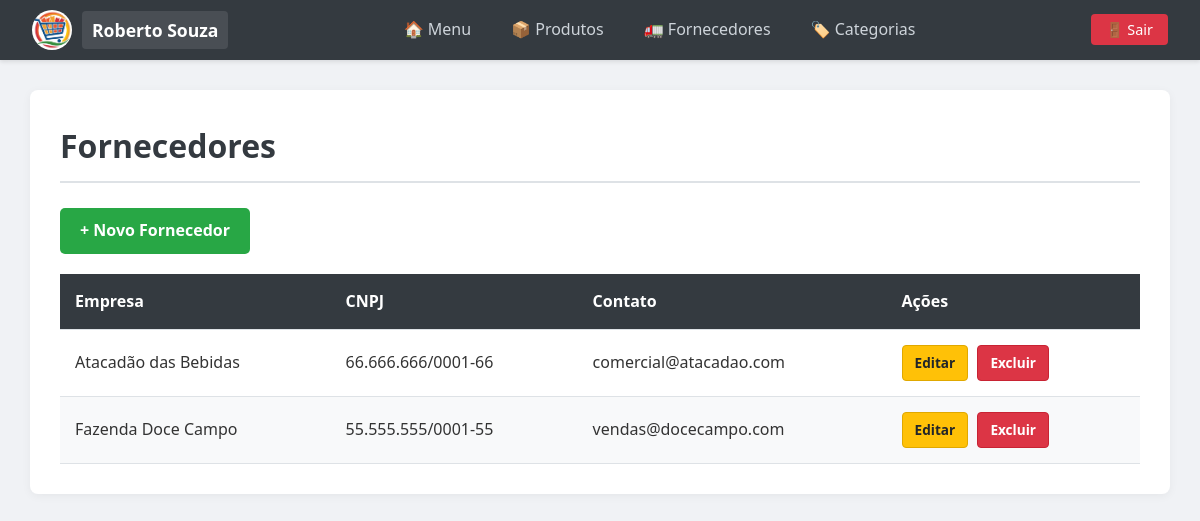
Screenshot of /Controller/FornecedorController.php?acao=listarFornecedores (signed in) with the database file from the repository.
### tables this page shows
CREATE TABLE fornecedores (
    id INT AUTO_INCREMENT PRIMARY KEY,
    nome_empresa VARCHAR(100) NOT NULL,
    cnpj VARCHAR(20),
    email VARCHAR(100) NOT NULL,
    telefone VARCHAR(20),
    endereco VARCHAR(150),
    cidade VARCHAR(100),
    estado VARCHAR(2),
    observacoes TEXT,
    id_usuario INT NOT NULL,
    FOREIGN KEY (id_usuario) REFERENCES usuarios(id) ON DELETE CASCADE
);

### Model/DAO/FornecedorDAO.php (called while the page is built, shortened)
<?php
    require_once __DIR__ . '/../Fornecedor.php';
    class FornecedorDAO {
        public function listarPorUsuario($id_usuario){
            $conexao = Conexao::Conectar();
            $sql = "SELECT * FROM fornecedores WHERE id_usuario = :id_usuario ORDER BY nome_empresa ASC";
            $stmt = $conexao->prepare($sql);
            $stmt->bindValue(':id_usuario', $id_usuario);
            $stmt->execute();
            $linhas = $stmt->fetchAll(PDO::FETCH_ASSOC);
            $listaFornecedores = [];
            foreach ($linhas as $linha) {
                $listaFornecedores[] = $this->montarFornecedor($linha, $id_usuario);
            }
            return $listaFornecedores;
        }
        private function montarFornecedor(array $linha, $id_usuario): Fornecedor {
            $usuarioTenant = new Cliente(null, null, null, null);
            $usuarioTenant->setId($id_usuario);
            $fornecedor = new Fornecedor(
                $linha['nome_empresa'],
                $linha['cnpj'],
                $linha['email'],
                $linha['telefone'],
                $usuarioTenant
            );
            $fornecedor->setId($linha['id']);
            return $fornecedor;
        }
    }
?>

### Model/Fornecedor.php (called while the page is built, shortened)
<?php
class Fornecedor {
    private $id;
    private $nomeEmpresa;
    private $cnpj;
    private $email;
    public function __construct($nomeEmpresa, $cnpj, $email, $telefone, Usuario $usuario) {
        $this->nomeEmpresa = $nomeEmpresa;
        $this->cnpj = $cnpj;
        $this->email = $email;
    }
    public function getId() {
        return $this->id;
    }
    public function getNomeEmpresa() {
        return $this->nomeEmpresa;
    }
    public function getCnpj() {
        return $this->cnpj;
    }
    public function getEmail() {
        return $this->email;
    }
    public function setId($id) {
        $this->id = $id;
    }
}
?>

### View/Fornecedor/ListarFornecedor.php (the view, shortened to what this page needs)
<!DOCTYPE html>
<html lang="pt-br">
<head>
    <link rel="stylesheet" href="../View/Assets/style.css">
</head>
<body>
    <nav>
        <div class="nav-brand">
            <div style="display: flex; align-items: center; gap: 10px;">
                <?php if($_SESSION['foto_perfil']): ?>
                    <img src="../View/Assets/Imagens/Uploads/<?php echo $_SESSION['foto_perfil']; ?>" alt="Foto de Perfil" style="width: 40px; height: 40px; border-radius: 50%; object-fit: cover;">
                <?php else: ?>
                    <div style="width: 40px; height: 40px; border-radius: 50%; background-color: #ddd; display: flex; align-items: center; justify-content: center;">👤</div>
                <?php endif; ?>
                <span class="company-name"><?php echo $_SESSION['nome']; ?></span>
            </div>
        </div>
        <div class="nav-links">
            <a href="ClienteController.php?acao=dashboard">🏠 Menu</a>
            <a href="ProdutoController.php?acao=listarProdutos">📦 Produtos</a>
            <a href="FornecedorController.php?acao=listarFornecedores">🚛 Fornecedores</a>
            <a href="CategoriaController.php?acao=listarCategorias">🏷️ Categorias</a>
        </div>
        <div class="nav-logout">
            <a href="AutenticaController.php?acao=logout" class="btn-logout">🚪 Sair</a>
        </div>
    </nav>
    <div class="container">
        <h1>Fornecedores</h1>
        <div style="margin-bottom: 20px;">
            <a href="FornecedorController.php?acao=prepararCadastro" class="btn">
                + Novo Fornecedor
            </a>
        </div>
        <table>
            <thead>
                <tr>
                    <th>Empresa</th>
                    <th>CNPJ</th>
                    <th>Contato</th>
                    <th>Ações</th>
                </tr>
            </thead>
            <tbody>
                <?php if(isset($listaFornecedores) && count($listaFornecedores) > 0): ?>
                    <?php foreach($listaFornecedores as $fornecedor): ?>
                        <tr>
                            <td><?php echo $fornecedor->getNomeEmpresa(); ?></td>
                            <td><?php echo $fornecedor->getCnpj(); ?></td>
                            <td><?php echo $fornecedor->getEmail(); ?></td>
                            <td>
                                <a href="FornecedorController.php?acao=prepararEdicaoFornecedor&id_fornecedor=<?php echo $fornecedor->getId(); ?>"
                                   class="btn-acao btn-editar">Editar</a>
                                <a href="FornecedorController.php?acao=excluirFornecedor&id_fornecedor=<?php echo $fornecedor->getId(); ?>"
                                    onclick="return confirm('Aviso: Ao excluir este fornecedor, todos os produtos associados a ele ficarão sem fornecedor (NULL). Deseja realmente excluir?')"
                                    class="btn-acao btn-excluir">Excluir</a>
                            </td>
                        </tr>
                    <?php endforeach; ?>
                <?php else: ?>
                    <tr><td colspan="4" style="text-align: center;">Nenhum fornecedor cadastrado.</td></tr>
                <?php endif; ?>
            </tbody>
        </table>
    </div>
</body>
</html>

### View/Assets/style.css (style rules this page uses)
* { margin: 0; padding: 0; box-sizing: border-box; font-family: 'Segoe UI', Tahoma, Geneva, Verdana, sans-serif; }
body { background-color: #f0f2f5; color: #333; line-height: 1.6; min-height: 100vh; }
a { text-decoration: none; }
nav { background-color: #343a40; color: white; padding: 0 2rem; height: 60px; display: flex; justify-content: space-between; align-items: center; box-shadow: 0 2px 4px rgba(0,0,0,0.1); }
.nav-brand .company-name { font-size: 1.1rem; font-weight: bold; background-color: rgba(255, 255, 255, 0.1); padding: 5px 10px; border-radius: 4px; }
.nav-links { display: flex; gap: 20px; }
.nav-links a { color: #ced4da; font-weight: 500; padding: 5px 10px; border-radius: 4px; transition: all 0.3s; }
.btn-logout { background-color: #dc3545; color: white !important; padding: 6px 15px; border-radius: 4px; font-size: 0.9rem; transition: background 0.3s; }
.container { width: 95%; max-width: 100%; margin: 30px auto; background: white; padding: 30px; border-radius: 8px; box-shadow: 0 2px 10px rgba(0,0,0,0.05); }
h1 { margin-bottom: 25px; color: #343a40; border-bottom: 2px solid #dee2e6; padding-bottom: 10px; }
table { width: 100%; border-collapse: collapse; margin-top: 15px; background-color: white; }
thead { background-color: #343a40; color: white; }
th, td { padding: 15px; text-align: left; border-bottom: 1px solid #dee2e6; }
tbody tr:nth-child(even) { background-color: #f8f9fa; }
td:last-child { white-space: nowrap; }
.btn { display: inline-block; background-color: #28a745; color: white !important; padding: 10px 20px; border-radius: 5px; border: none; cursor: pointer; font-weight: 600; transition: opacity 0.2s; }
.btn-acao { padding: 6px 12px; border-radius: 4px; font-size: 0.85rem; font-weight: bold; margin-right: 5px; display: inline-block; text-decoration: none; }
.btn-editar { background-color: #ffc107; color: #212529 !important; border: 1px solid #e0a800; }
.btn-excluir { background-color: #dc3545; color: white !important; border: 1px solid #c82333; }

### rows the page displays
fornecedores: nome_empresa "Atacadão das Bebidas", cnpj "66.666.666/0001-66", email "comercial@atacadao.com"
fornecedores: nome_empresa "Fazenda Doce Campo", cnpj "55.555.555/0001-55", email "vendas@docecampo.com"

### other values shown
$_SESSION['nome'] "Roberto Souza"
